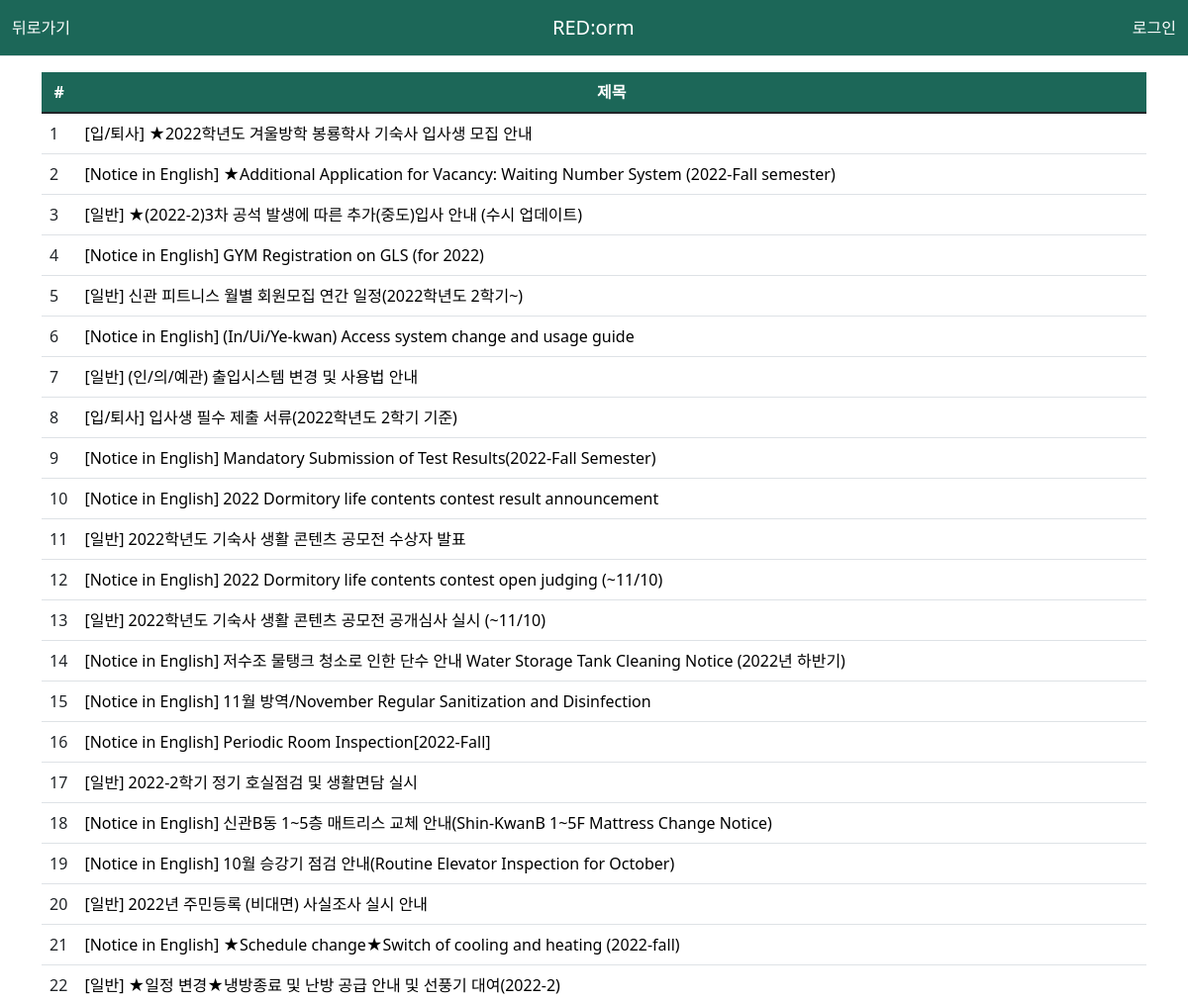
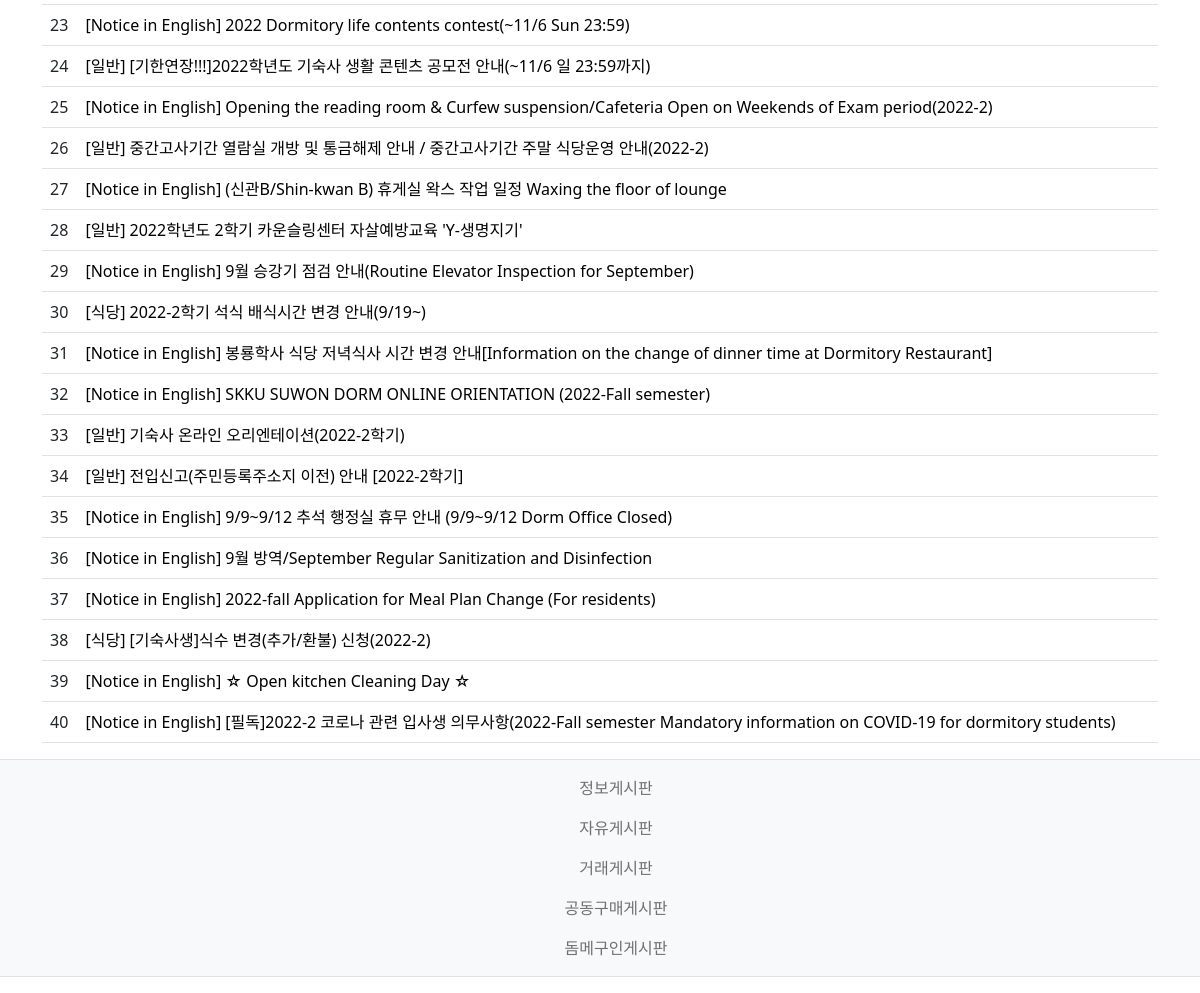
/dorms/, run on the app's committed database (2 pictures, top to bottom).
### dorms/models.py (models this page shows, shortened)
class Context (models.Model) :
    writer = models.ForeignKey(User, on_delete=models.PROTECT, null=True)
    title = models.CharField(max_length = 100)
    date = models.DateTimeField()
    content = models.TextField()
    modify_date = models.DateTimeField(null=True, blank=True)

### dorms/views.py (the view)
def index (request) :
    context_list = Context.objects.all()
    context = {
        'context_list' : context_list
    }
    return render (request, 'dorms/context_list.html', context)

### templates/dorms/context_list.html
{% extends './base.html' %}
{% block content %}
<nav style="background-color: #1c6758;"class="navbar border-bottom">
    <div id="d-nav" class="container-fluid">
        <ul class="navbar-nav">
            <li class="nav-item">
                <div style="color: white" class="nav-link" onClick="history.go(-1)">뒤로가기</div>
            </li>
        </ul>
        <a style="color: white" class="navbar-brand" href="{% url 'common:main' %}">RED:orm</a>
        <ul class="navbar-nav">
                    {% if user.is_authenticated %}
                        <li class="nav-item">
                            <a style="color: white" class="nav-link" href="{% url 'common:show' %}">프로필</a></li>
                    {% else %}
                        <li class="nav-item">
                            <a style="color: white" class="nav-link" href="{% url 'common:login' %}">로그인</a></li>
                    {% endif %}
        </ul>
    </div>
</nav>
<div class="container my-3">
        <table class="table">
            <thead>
            <tr class="table-success" >
                <th style="text-align: center; color: white; background-color: #1c6758;" >#</th>
                <th style="text-align: center; color: white;background-color: #1c6758;" >제목</th>
            </tr>
            </thead>
            <tbody>
            {% if context_list %}
            {% for context in context_list %}
            <tr>
                <td>{{ forloop.counter }}</td>
                <td>
                    <a style="color: black; text-decoration-line: none;" href="{% url 'dorms:detail' context.id %}">{{ context.title }}</a>
                </td>
            </tr>
            {% endfor %}
            {% else %}
            <tr>
                <td colspan="3">글이 없습니다.</td>
            </tr>
            {% endif %}
            </tbody>
        </table>
</div>
<ul class="navbar navbar-light bg-light border-top border-bottom">
    <div class="container-fluid">
        <ul class="navbar-nav mx-auto">
            <li class="nav-item mx-auto">
                <a class="nav-link" href="{% url 'dorms:info_index' %}">정보게시판 </a></li>
            <li class="nav-item mx-auto">
                <a class="nav-link" href="{% url 'dorms:free_index' %}">자유게시판</a></li>
            <li class="nav-item mx-auto">
                <a class="nav-link" href="{% url 'dorms:trade_index' %}">거래게시판</a></li>
            <li class="nav-item mx-auto">
                <a class="nav-link" href="{% url 'dorms:copurchase_index' %}">공동구매게시판</a></li>
                <li class="nav-item mx-auto">
                    <a class="nav-link" href="{% url 'dorms:dormmate_index' %}">돔메구인게시판</a></li>
        </ul>
    </div>
</ul>
{% endblock %}

### data on the page
Context: title "[입/퇴사] ★2022학년도 겨울방학 봉룡학사 기숙사 입사생 모집 안내"
Context: title "[Notice in English] ★Additional Application for Vacancy: Waiting Number System (2022-Fall semester)"
Context: title "[일반] ★(2022-2)3차 공석 발생에 따른 추가(중도)입사 안내 (수시 업데이트)"
Context: title "[Notice in English] GYM Registration on GLS (for 2022)"
Context: title "[일반] 신관 피트니스 월별 회원모집 연간 일정(2022학년도 2학기~)"
Context: title "[Notice in English] (In/Ui/Ye-kwan) Access system change and usage guide"
Context: title "[일반] (인/의/예관) 출입시스템 변경 및 사용법 안내"
Context: title "[입/퇴사] 입사생 필수 제출 서류(2022학년도 2학기 기준)"
Context: title "[Notice in English] Mandatory Submission of Test Results(2022-Fall Semester)"
Context: title "[Notice in English] 2022 Dormitory life contents contest result announcement"
Context: title "[일반] 2022학년도 기숙사 생활 콘텐츠 공모전 수상자 발표"
Context: title "[Notice in English] 2022 Dormitory life contents contest open judging (~11/10)"
Context: title "[일반] 2022학년도 기숙사 생활 콘텐츠 공모전 공개심사 실시 (~11/10)"
Context: title "[Notice in English] 저수조 물탱크 청소로 인한 단수 안내 Water Storage Tank Cleaning Notice (2022년 하반기)"
Context: title "[Notice in English] 11월 방역/November Regular Sanitization and Disinfection"
Context: title "[Notice in English] Periodic Room Inspection[2022-Fall]"
Context: title "[일반] 2022-2학기 정기 호실점검 및 생활면담 실시"
Context: title "[Notice in English] 신관B동 1~5층 매트리스 교체 안내(Shin-KwanB 1~5F Mattress Change Notice)"
Context: title "[Notice in English] 10월 승강기 점검 안내(Routine Elevator Inspection for October)"
Context: title "[일반] 2022년 주민등록 (비대면) 사실조사 실시 안내"
Context: title "[Notice in English] ★Schedule change★Switch of cooling and heating (2022-fall)"
Context: title "[일반] ★일정 변경★냉방종료 및 난방 공급 안내 및 선풍기 대여(2022-2)"
Context: title "[Notice in English] 2022 Dormitory life contents contest(~11/6 Sun 23:59)"
Context: title "[일반] [기한연장!!!]2022학년도 기숙사 생활 콘텐츠 공모전 안내(~11/6 일 23:59까지)"
Context: title "[Notice in English] Opening the reading room & Curfew suspension/Cafeteria Open on Weekends of Exam period(2022-2)"
Context: title "[일반] 중간고사기간 열람실 개방 및 통금해제 안내 / 중간고사기간 주말 식당운영 안내(2022-2)"
Context: title "[Notice in English] (신관B/Shin-kwan B) 휴게실 왁스 작업 일정 Waxing the floor of lounge"
Context: title "[일반] 2022학년도 2학기 카운슬링센터 자살예방교육 'Y-생명지기'"
Context: title "[Notice in English] 9월 승강기 점검 안내(Routine Elevator Inspection for September)"
Context: title "[식당] 2022-2학기 석식 배식시간 변경 안내(9/19~)"
Context: title "[Notice in English] 봉룡학사 식당 저녁식사 시간 변경 안내[Information on the change of dinner time at Dormitory Restaurant]"
Context: title "[Notice in English] SKKU SUWON DORM ONLINE ORIENTATION (2022-Fall semester)"
Context: title "[일반] 기숙사 온라인 오리엔테이션(2022-2학기)"
Context: title "[일반] 전입신고(주민등록주소지 이전) 안내 [2022-2학기]"
Context: title "[Notice in English] 9/9~9/12 추석 행정실 휴무 안내 (9/9~9/12 Dorm Office Closed)"
Context: title "[Notice in English] 9월 방역/September Regular Sanitization and Disinfection"
Context: title "[Notice in English] 2022-fall Application for Meal Plan Change (For residents)"
Context: title "[식당] [기숙사생]식수 변경(추가/환불) 신청(2022-2)"
Context: title "[Notice in English] ☆ Open kitchen Cleaning Day ☆"
Context: title "[Notice in English] [필독]2022-2 코로나 관련 입사생 의무사항(2022-Fall semester Mandatory information on COVID-19 for dormitory students)"
